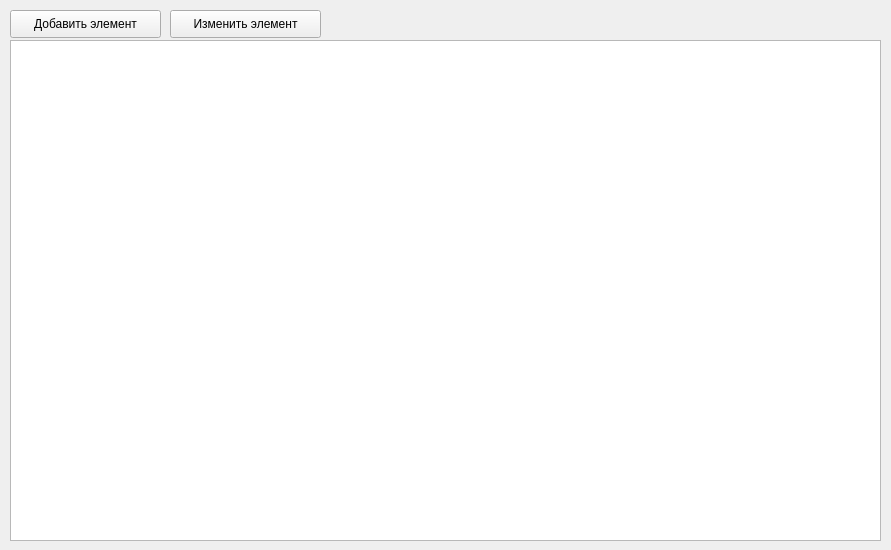
<?xml version="1.0" encoding="UTF-8"?>
<ui version="4.0">
 <class>Form</class>
 <widget class="QWidget" name="Form">
  <property name="geometry">
   <rect>
    <x>0</x>
    <y>0</y>
    <width>891</width>
    <height>550</height>
   </rect>
  </property>
  <property name="windowTitle">
   <string>Form</string>
  </property>
  <widget class="QTableWidget" name="table">
   <property name="geometry">
    <rect>
     <x>10</x>
     <y>40</y>
     <width>871</width>
     <height>501</height>
    </rect>
   </property>
  </widget>
  <widget class="QPushButton" name="addBtn">
   <property name="geometry">
    <rect>
     <x>10</x>
     <y>10</y>
     <width>151</width>
     <height>28</height>
    </rect>
   </property>
   <property name="text">
    <string>Добавить элемент</string>
   </property>
  </widget>
  <widget class="QPushButton" name="changeBtn">
   <property name="geometry">
    <rect>
     <x>170</x>
     <y>10</y>
     <width>151</width>
     <height>28</height>
    </rect>
   </property>
   <property name="text">
    <string>Изменить элемент</string>
   </property>
  </widget>
  <widget class="QLabel" name="output">
   <property name="geometry">
    <rect>
     <x>330</x>
     <y>10</y>
     <width>201</width>
     <height>21</height>
    </rect>
   </property>
   <property name="text">
    <string/>
   </property>
  </widget>
 </widget>
 <resources/>
 <connections/>
</ui>
